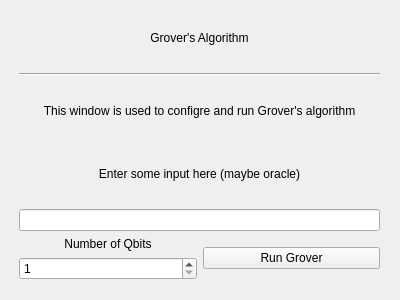
<?xml version="1.0" encoding="UTF-8"?>
<ui version="4.0">
 <class>Form</class>
 <widget class="QWidget" name="Form">
  <property name="geometry">
   <rect>
    <x>0</x>
    <y>0</y>
    <width>400</width>
    <height>300</height>
   </rect>
  </property>
  <property name="windowTitle">
   <string>Grover Configuration</string>
  </property>
  <widget class="QWidget" name="verticalLayoutWidget">
   <property name="geometry">
    <rect>
     <x>19</x>
     <y>9</y>
     <width>361</width>
     <height>271</height>
    </rect>
   </property>
   <layout class="QVBoxLayout" name="verticalLayout">
    <item alignment="Qt::AlignHCenter">
     <widget class="QLabel" name="label">
      <property name="styleSheet">
       <string notr="true">font: 20pt &quot;MS Sans Serif&quot;;</string>
      </property>
      <property name="text">
       <string>Grover's Algorithm</string>
      </property>
      <property name="alignment">
       <set>Qt::AlignCenter</set>
      </property>
     </widget>
    </item>
    <item>
     <widget class="Line" name="line">
      <property name="orientation">
       <enum>Qt::Horizontal</enum>
      </property>
     </widget>
    </item>
    <item>
     <widget class="QLabel" name="label_4">
      <property name="text">
       <string>This window is used to configre and run Grover's algorithm</string>
      </property>
      <property name="alignment">
       <set>Qt::AlignCenter</set>
      </property>
     </widget>
    </item>
    <item>
     <widget class="QLabel" name="label_3">
      <property name="text">
       <string>Enter some input here (maybe oracle)</string>
      </property>
      <property name="alignment">
       <set>Qt::AlignCenter</set>
      </property>
     </widget>
    </item>
    <item>
     <widget class="QLineEdit" name="lineEdit"/>
    </item>
    <item>
     <layout class="QHBoxLayout" name="horizontalLayout">
      <item>
       <layout class="QVBoxLayout" name="verticalLayout_2">
        <item>
         <widget class="QLabel" name="label_2">
          <property name="text">
           <string>Number of Qbits</string>
          </property>
          <property name="alignment">
           <set>Qt::AlignCenter</set>
          </property>
          <property name="wordWrap">
           <bool>false</bool>
          </property>
         </widget>
        </item>
        <item>
         <widget class="QSpinBox" name="RegisterSize">
          <property name="minimum">
           <number>1</number>
          </property>
          <property name="maximum">
           <number>30</number>
          </property>
         </widget>
        </item>
       </layout>
      </item>
      <item>
       <widget class="QPushButton" name="RunGrover">
        <property name="text">
         <string>Run Grover</string>
        </property>
       </widget>
      </item>
     </layout>
    </item>
   </layout>
  </widget>
 </widget>
 <resources/>
 <connections/>
</ui>
